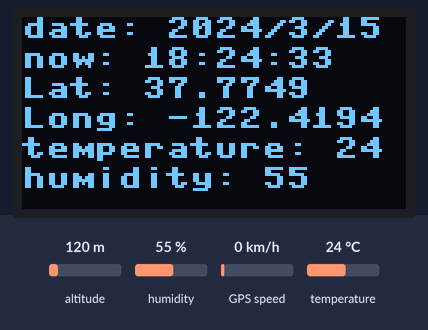
A program run on a simulated MicroPython board. On the bench: 128×64 one-colour display. The test bench sets the inputs (shaded band); at power-on: humidity 55 %, temperature 24 °C, altitude 120 m, GPS speed 0 km/h. WiFi joins after 1.5 s; the GPS gets a fix after 3 s at 37.7749, -122.4194 with 8 satellites; web requests get an empty 200 reply after 0.4 s; what the program prints to the serial console is not drawn.

Above: at 8.2 s.
8.3 s: humidity set to 22 %
At 17.3 s:
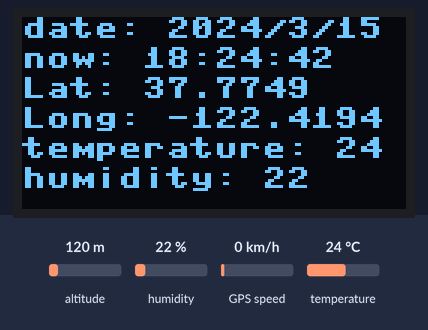
18.1 s: temperature set to 12 °C
At 26.9 s:
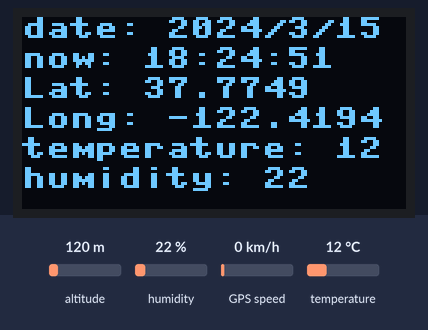
27.2 s: humidity set to 40 %
At 35.7 s:
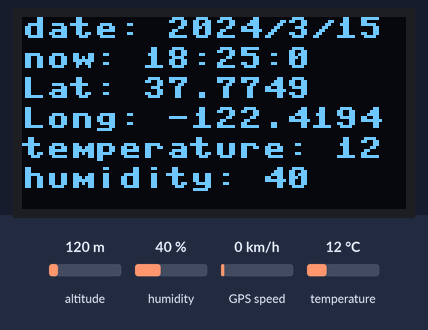
36.2 s: temperature set to 19 °C
At 44.3 s:
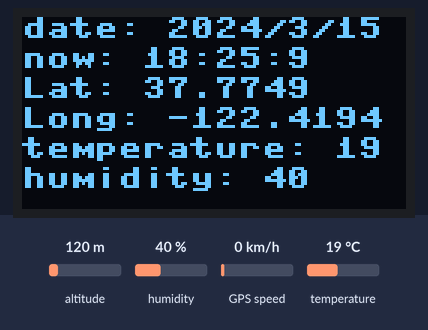
Timing chart, 0 to 45.8 s (numbered marks = the images above; inputs shaded):
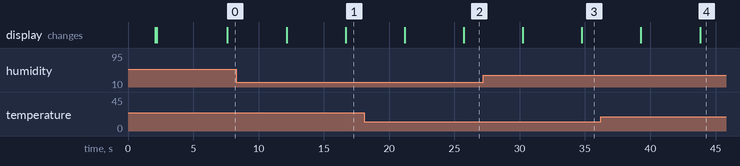

The program:

main.py
```python
from Watcher import GPS, OLED
from machine import Pin
import machine,dht,utime,time,network,urequests
gps = GPS()
oled = OLED()
d4 = Pin(2, Pin.OUT, value=0)


def loop():
    global gps, oled, api, d4
    gpsStr = b''
    gpsReading = False
    if d4.value() == 0:
        d4.value(1)
    else:
        d4.value(0)
    while True:
        data = gps.getGPSInfo()
        if data and (gpsReading or ('$GPRMC' in data)) :
            gpsStr += data
            if '\n' in data:
                gpsReading = False
                lat, long, today, now = gps.convertGPS(gpsStr)
                oled.displayGPS(lat, long, today, now)
                gpsStr = b''
                break
            else:
                gpsReading = True
def main():
    while True:
        loop()
main()
```

Watcher.py
```python
from machine import UART, Pin, I2C
import time, ssd1306, ujson
import urequests as requests
import machine,dht,utime,time,network,urequests
import gc

def go_wifi():#裝置連WIFI
    try:
        wifi.active(False)
        wifi.active(True)
        wifi.connect('blake','12345678')
        print('start to connect wifi')
        for i in range(20):
            print('try to connect wifi in {}s'.format(i))
            utime.sleep(1)
            if wifi.isconnected():
                break
        if wifi.isconnected():
            print('WiFi connection OK!')
            print('Network Config=',wifi.ifconfig())
        else:
            print('WiFi connection Error')
    except Exception as e: print(e)
wifi=network.WLAN(network.STA_IF)
go_wifi()
i=0
class GPS:
    def __init__(self, bondRate=9600):
        self.com = UART(0, bondRate)
        self.com.init(bondRate)

    def utcDateTime(self, dateStr, timeStr, timeZone=8):#時間
        if dateStr == '' or timeStr == '':
            return None

        day = dateStr[0:2]
        month = dateStr[2:4]
        year = dateStr[4:6]
        hr = timeStr[0:2]
        min = timeStr[2:4]
        sec = timeStr[4:6]
        timeZone *= 3600

        t = time.mktime((int('20' + year), int(month), int(day),int(hr), int(min), int(sec), 0, 0))

        return time.localtime(t+timeZone)

    def latitude(self, d, h):#經度
        if d == '':
            return '0'

        hemi = '' if h == 'N' else '-'
        deg = int(d[0:2])
        min = str(float(d[2:]) / 60)[1:]

        return hemi + str(deg) + min

    def longitude(self, d, h):#緯度
        if d == '':
            return '0'

        hemi = '' if h == 'E' else '-'
        deg = int(d[0:3])
        min = str(float(d[3:]) / 60)[1:]

        return hemi + str(deg) + min

    def convertGPS(self, gpsStr):
        gps = gpsStr.split(b'\r\n')[0].decode('ascii').split(',')

        lat = self.latitude(gps[3], gps[4])  # N or S
        long = self.longitude(gps[5], gps[6]) # E or W
        today = ''
        now = ''
        tim = self.utcDateTime(gps[9], gps[1], 8)

        if tim != None:
            today = str(tim[0]) + '/' + str(tim[1]) + '/' + str(tim[2])
            now = str(tim[3]) + ':' + str(tim[4]) + ':' + str(tim[5])

        return (lat, long, today, now)

    def getGPSInfo(self):
        data = self.com.readline()
        return data

class OLED:
    def __init__(self, scl=13, sda=12):#初始化
        self.oled = ssd1306.SSD1306_I2C(
            128, 64,
            I2C(scl=Pin(scl), sda=Pin(sda), freq=100000)
        )
        self.oled.text("GPS RUNNING...", 0, 30)
        self.oled.show()

    def displayGPS(self, lat, long, today, now):#在OLED顯示and發送請求
        d11=dht.DHT11(machine.Pin(0))
        d11.measure()
        tmp="temperature: " + str(d11.temperature())
        hid="humidity: " + str(d11.humidity())
        lat = "Lat: " + lat
        long = "Long: " + long
        today="date: "+today
        now="now: " + now
        api_key='bVfPHgoiyLpqT1kFW89cGD'#發送http請求
        gc.collect()
        line_url='https://maker.ifttt.com/trigger/room_status/with/key/{}?value1={}'.format(api_key,lat+"<br>"+long+"<br>"+today+"<br>"+now+"<br>"+tmp+"<br>"+hid)
        line_res=urequests.get(line_url)
        gc.collect()
        line_res.close()
        time.sleep(4)
        self.oled.fill(0)
        self.oled.text(today, 0, 0)
        self.oled.text(now, 0, 10)
        self.oled.text(lat, 0, 20)
        self.oled.text(long, 0, 30)
        self.oled.text(tmp, 0, 40)
        self.oled.text(hid, 0, 50)
        self.oled.show()
```
